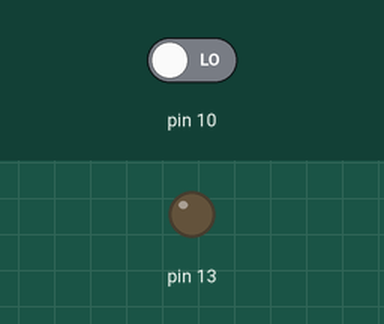
This sketch was run on a simulated Arduino Uno, built with avr-gcc and run on an emulated ATmega328P. Parts: output pins drawn as LEDs (lit = HIGH). The test bench sets the inputs (shaded band); at power-on: pin 10 LOW.

Above: at 1.2 s.
1.3 s: pin 10 driven HIGH
At 1.6 s:
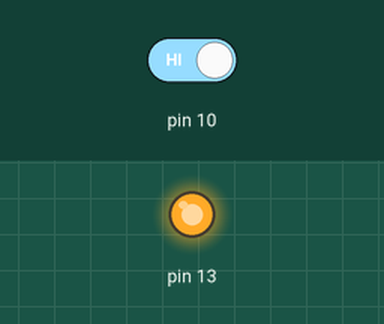
2.8 s: pin 10 driven LOW
At 4.7 s:
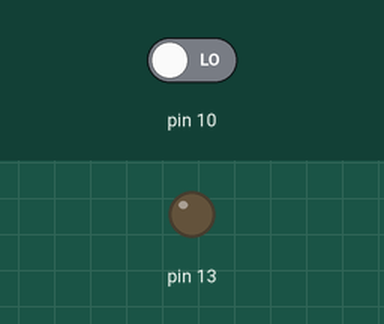
Timing chart, 0 to 6.2 s (numbered marks = the images above; inputs shaded):
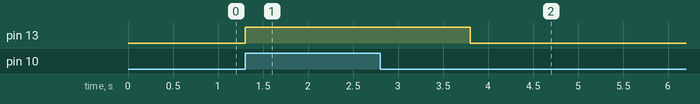

Measured:
- after the input at 1.3 s, pin 13: LOW → HIGH at once
- after the input at 2.8 s, pin 13: HIGH → LOW after 1.0 s

The sketch:

touch.c.ino
```cpp
void setup() {
  // put your setup code here, to run once:
  pinMode(13, OUTPUT);
}

void loop() {
  // put your main code here, to run repeatedly:
  int i;
  while (true)
  {
    i = digitalRead(10);
    if (i == HIGH)
      digitalWrite(13, HIGH);
    else
    {
      if (digitalRead(13) == HIGH)delay(1000); //+1s
      digitalWrite(13, LOW);
    }
  }
}
```
